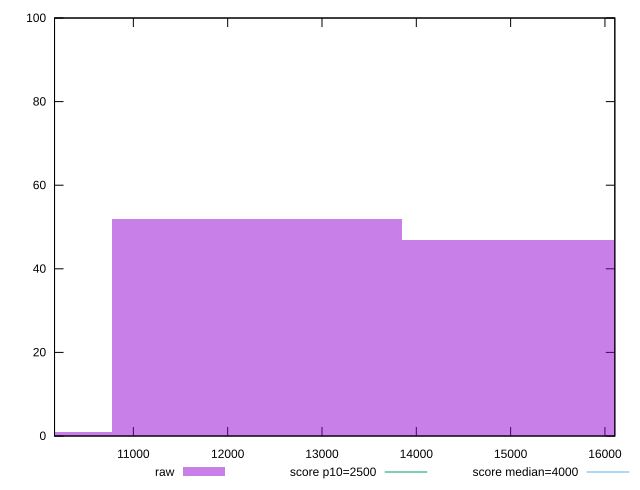

Here is the gnuplot script that generated this plot:
reset

$raw <<EOF
15387.94347517962 47
12310.354780143696 52
9232.766085107773 1
EOF

set key outside below
set boxwidth 3077.588695035924
set xrange [10164.349999999999:16104.630999999998]
set yrange [0:100]
set trange [0:100]
set style fill transparent solid 0.5 noborder

set parametric
set terminal svg size 640, 490 enhanced background rgb 'white'
set output "report_00012_2021-02-09T11:01:39.952Z/largest-contentful-paint/samples/pages/raw/histogram.svg"

plot $raw title "raw" with boxes, \
     2500,t title "score p10=2500", \
     4000,t title "score median=4000"

reset
